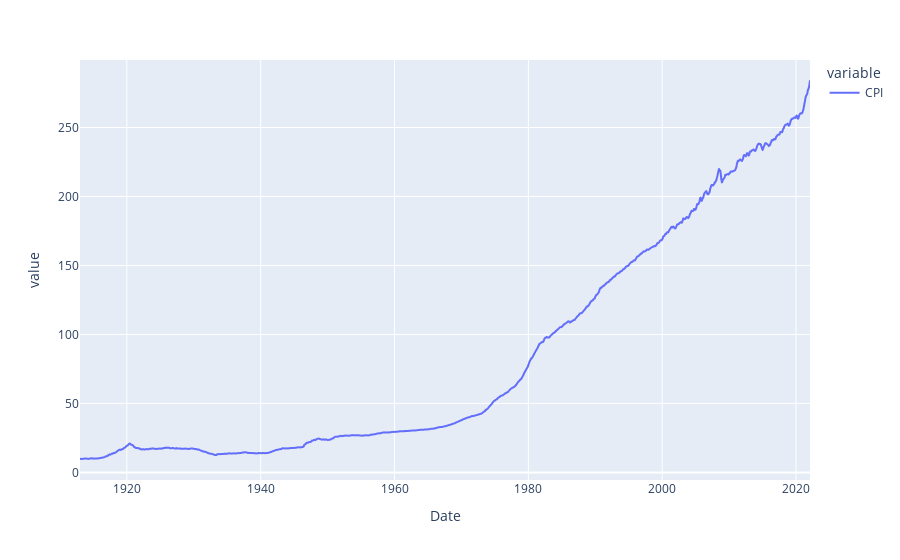

The code cell stored with this chart in its notebook:
### Markdown cell above
Now we graph the data to make sure it looks correct and compare it to the example given in class.

### Code cell
px.line(cpi)

### Figure 1 — Plotly figure (JSON) as saved in the notebook; plotly's stock layout.template omitted (floating-point values rounded to 4 significant figures; data arrays with more than 128 entries replaced by an {"elided": "..."} marker saying what was removed)
{"data": [{"hovertemplate": "variable=CPI<br>Date=%{x}<br>value=%{y}<extra></extra>", "legendgroup": "CPI", "line": {"color": "#636efa", "dash": "solid"}, "marker": {"symbol": "circle"}, "mode": "lines", "name": "CPI", "showlegend": true, "type": "scattergl", "x": {"elided": "1310 str values"}, "xaxis": "x", "y": {"elided": "1310 float values"}, "yaxis": "y"}], "layout": {"autosize": true, "legend": {"title": {"text": "variable"}, "tracegroupgap": 0}, "margin": {"t": 60}, "xaxis": {"anchor": "y", "autorange": true, "domain": [0, 1], "range": ["1913-01-01", "2022-02-01"], "title": {"text": "Date"}, "type": "date"}, "yaxis": {"anchor": "x", "autorange": true, "domain": [0, 1], "range": [-5.523, 298.9], "title": {"text": "value"}, "type": "linear"}}}
